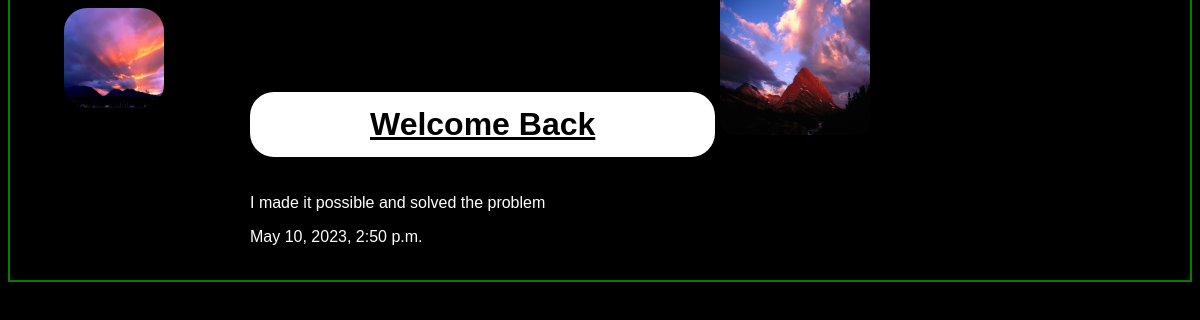
/articles/welcome-back/, run on the app's committed database.
### articles/models.py (models this page shows, shortened)
class Article(models.Model):
    title = models.CharField(max_length=100)
    slug = models.SlugField()
    body = models.TextField()
    date = models.DateTimeField(auto_now_add=True)
    thumb = models.ImageField(default='default.jpg',blank=True)
    author = models.ForeignKey(User, default=None, on_delete=models.CASCADE)

### articles/views.py (the view)
# urls.py: path('<slug>/',views.articles_detail,name='detail'),
def articles_detail(request, slug):
    article = Article.objects.get(slug=slug)
    return render(request,'articles/articles_detail.html',{'article':article})

### articles/templates/articles/articles_detail.html
{% extends 'base_layout.html'%}
{% block content%}
   <div class="detail">
     <h1>{{article.title}}</h1>
     <img src="{{article.thumb.url}}"  width="150px" height="150px" style="border-radius: 14px;">
     <p>{{article.body}}</p>
     <p>{{article.date}}</p>
   </div>
{% endblock%}

### static/styles.css (style rules this page uses)
body { background-color: black; }
.detail { color:white; position:relative; top:-147px; box-sizing:border-box; padding:18px 240px; font-family:arial; max-width:100%; margin:0 auto; border:2px solid green; }
.detail h1 { text-decoration:underline; color:black; background:white; padding:14px 120px; display:inline-block; max-width:100%; border-radius:24px; }

### data on the page
Article: title "Welcome Back", thumb (picture), body "I made it possible and solved the problem", date "May 10, 2023, 2:50 p.m."
